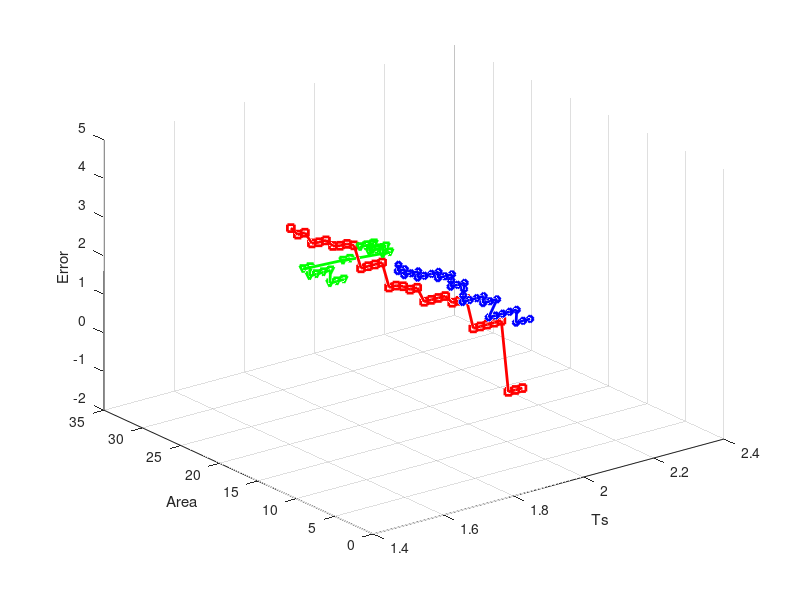

The MATLAB script that drew this image:
%plot 3d graph
clear;
RCA_Trad=importdata('RCA_Trad.mat');
RCA_New =importdata('RCA_New.mat');
CSA2=importdata('CSA2.mat');

% plot
plot3(RCA_Trad(:,1),RCA_Trad(:,2),log10(RCA_Trad(:,3)),'bd-','linewidth',2,'MarkerSize',5);
hold on;
plot3(RCA_New(:,1),RCA_New(:,2),log10(RCA_New(:,3)),'rs-','linewidth',2,'MarkerSize',5);
plot3(CSA2(:,1),CSA2(:,2),log10(CSA2(:,3)),'gv-','linewidth',2,'MarkerSize',5);
hold off;

%label
xlabel('Ts');
ylabel('Area');
zlabel('Error');
set(gca,'ygrid','on');
set(gca,'xgrid','on');